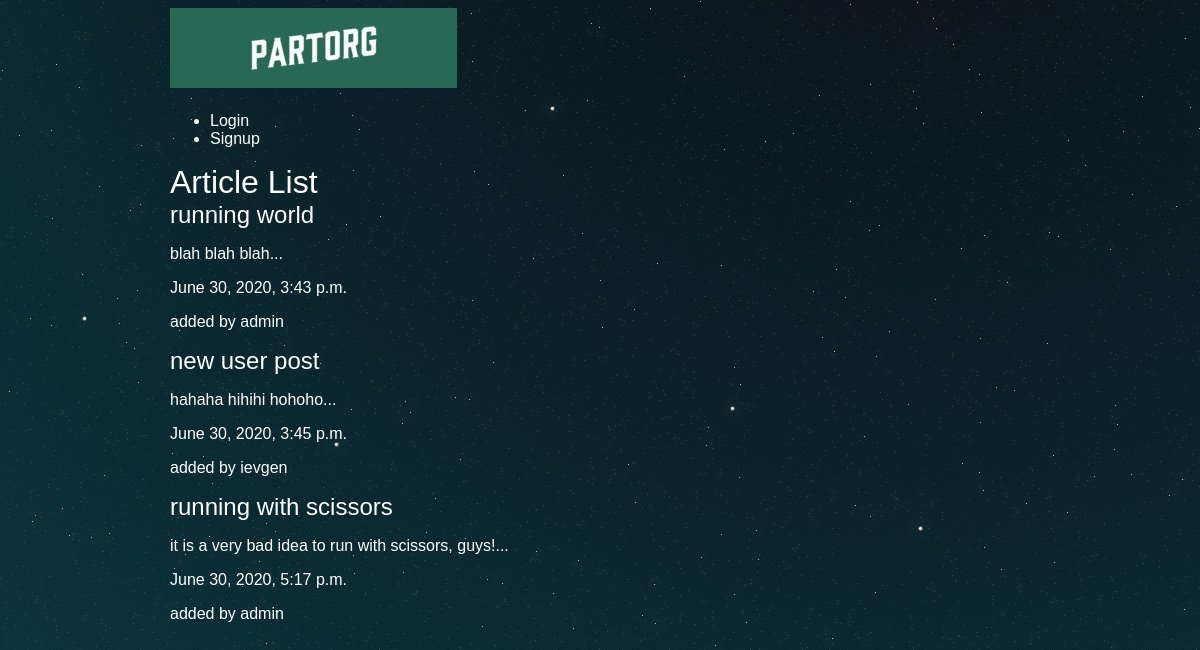
The app's page /articles/ with its own data.
### articles/models.py (models this page shows, shortened)
class Article(models.Model):
	title = models.CharField(max_length=100)
	slug = models.SlugField()
	body = models.TextField()
	date = models.DateTimeField(auto_now_add=True)
	thumb = models.ImageField(default='default.png', blank=True)
	author = models.ForeignKey(User, default=None, on_delete=models.CASCADE)
	def snippet(self):
		return self.body[:50]+"..."

### articles/views.py (the view)
def article_list(request):
	articles = Article.objects.all().order_by("date")
	return render(request, 'articles/article_list.html', {'articles': articles})

### articles/templates/articles/article_list.html
{% extends 'base_layout.html' %}
{% block content %}
	<h1>Article List</h1>
	<div class="articles">
		{% for article in articles %}
			<div class="article">
				<h2><a href="{% url 'articles:detail' slug=article.slug %}">{{ article.title }}</a></h2>
				<p>{{ article.snippet }}</p>
				<p>{{ article.date }}</p>
				<p class="author">added by {{ article.author.username }}</p>
			</div>
		{% endfor %}
	</div>
{% endblock %}

### templates/base_layout.html (shortened to what this page needs)
{% load static from static %}
<!DOCTYPE html>
<html>
<head>
	<link rel="stylesheet" type="text/css" href="{% static 'styles.css' %}">
</head>
<body>
	<header class="wrapper">
		<h1><a href="{% url 'home' %}"><img src="{% static 'logo.jpg' %}"></a></h1>
		<nav>
			<ul>
				{% if user.is_authenticated %}
					<li>
						<form class="logout-link" action="{% url 'accounts:logout'%}" method="post">
							{% csrf_token %}
							<button type="submit">Logout</button>
						</form>
					</li>
					<li><a href="{% url 'articles:create' %}" class="highlight">Create New Article</a></li>
				{% else %}
					<li><a href="{% url 'accounts:login' %}">Login</a></li>
					<li><a href="{% url 'accounts:signup' %}">Signup</a></li>
				{% endif %}
			</ul>
		</nav>
	</header>
	<div class="wrapper">
		{% block content %}
		{% endblock %}
	</div>
</body>
</html>

### assets/127.0.0.1%3a8000/static/styles.css (style rules this page uses)
body { background-color: #0f121f; background-image: url(stars.jpg); background-repeat-y: no-repeat; color: #fff; }
body * { font-family: 'Ubuntu', sans-serif; }
h1, h2, h3, h4, h5 { font-weight: normal; margin: 0; }
a, a:hover, a:visited { color: #fff; text-decoration: none; }
.wrapper { max-width: 860px; margin: 0 auto; }

### records on screen
Article: title "running world", snippet "blah blah blah...", date "June 30, 2020, 3:43 p.m.", author.username "admin"
Article: title "new user post", snippet "hahaha hihihi hohoho...", date "June 30, 2020, 3:45 p.m.", author.username "ievgen"
Article: title "running with scissors", snippet "it is a very bad idea to run with scissors, guys!...", date "June 30, 2020, 5:17 p.m.", author.username "admin"
